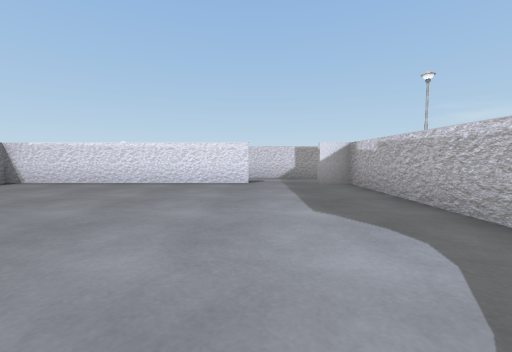
view 1 (above)

23 first-person views from a walk through a Unity game level. The camera is 0.31 m above the floor, tilts 4° down and sees 90° across. The floor is counted in squares, 0.5 m on a side. Each view is taken from the middle of a square. On the plan, view 1 faces up. The plan holds only what a view shows up to about 9 squares ahead; the rest is blank. The player is left out.

view 2
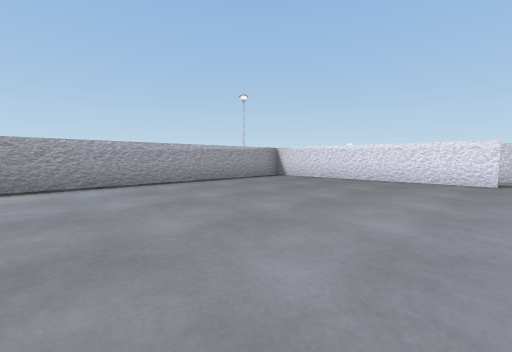

view 3
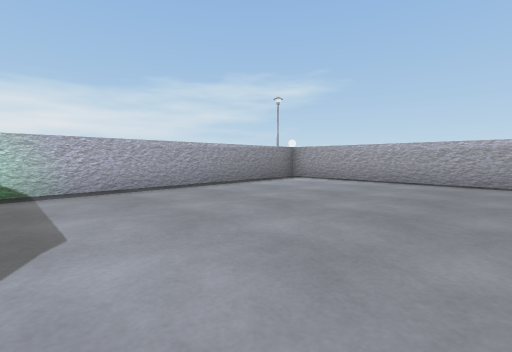

view 4
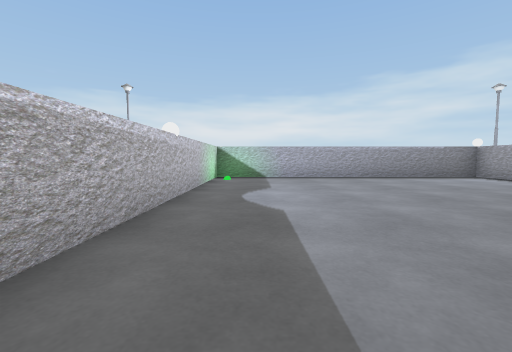

view 5
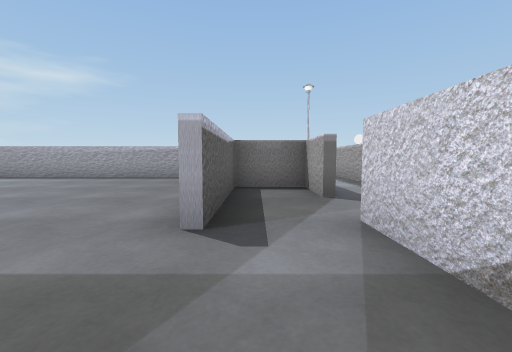

view 6
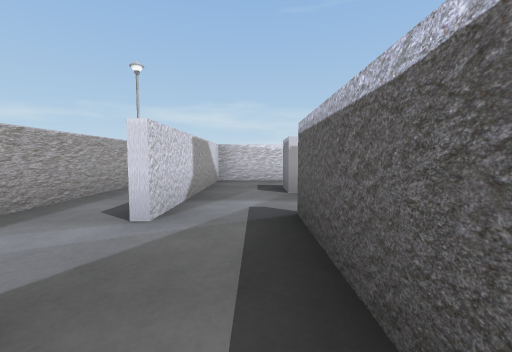

view 7
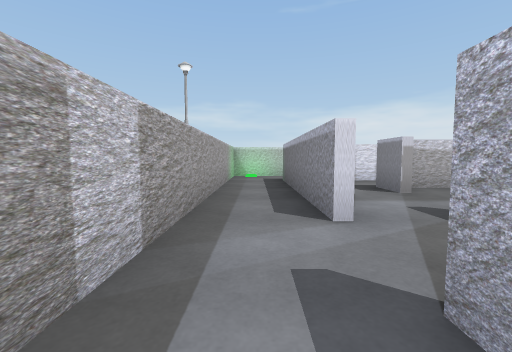

view 8
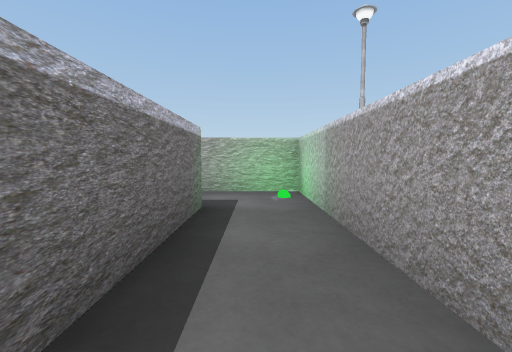

view 9
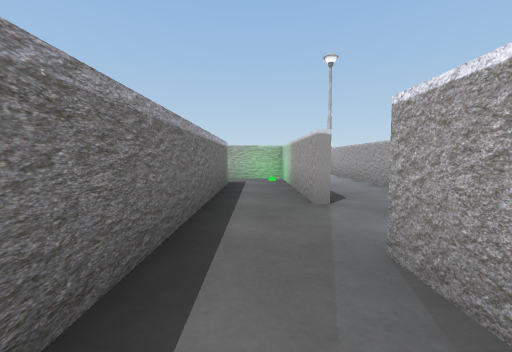

view 10
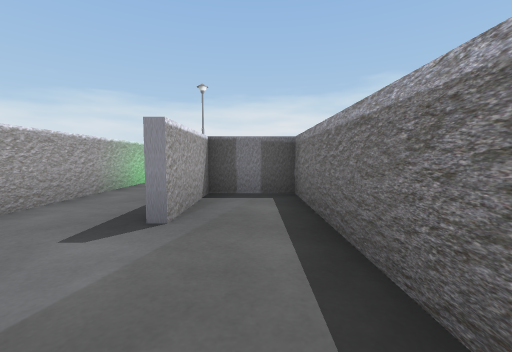

view 11
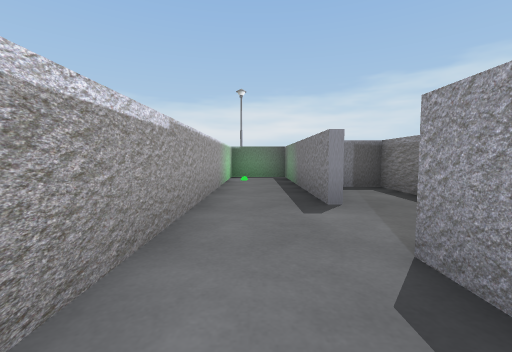

view 12
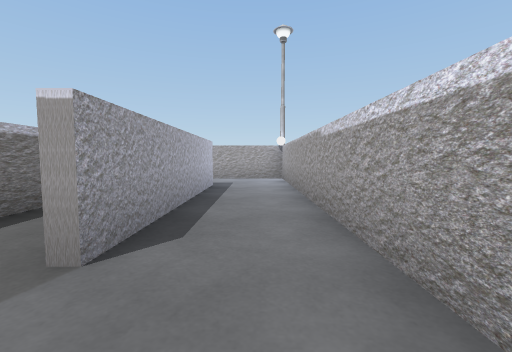

view 13
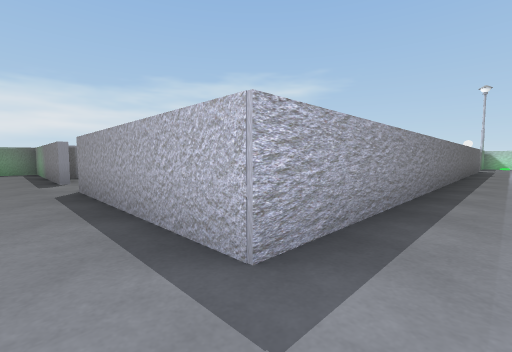

view 14
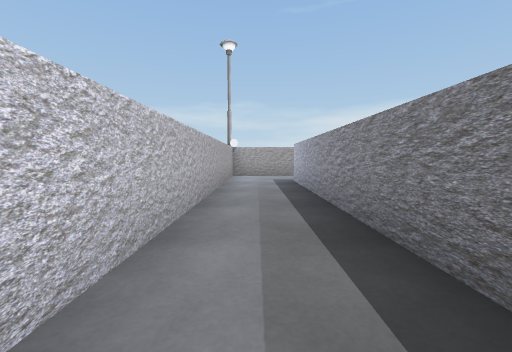

view 15
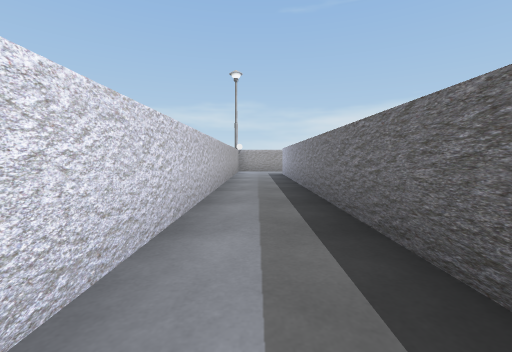

view 16
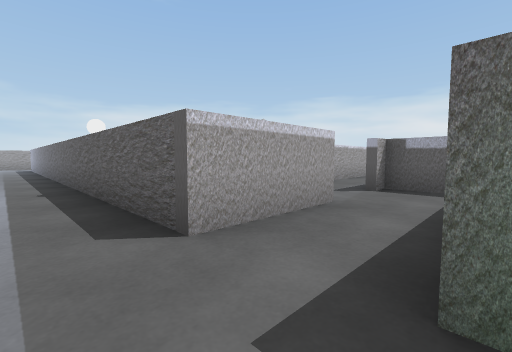

view 17
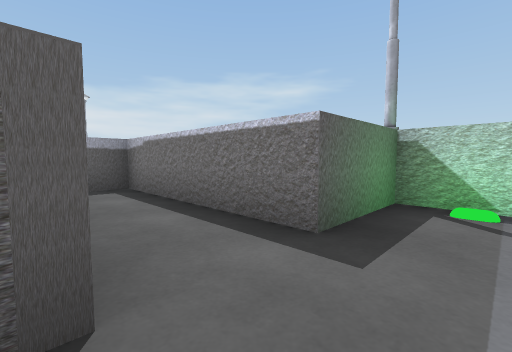

view 18
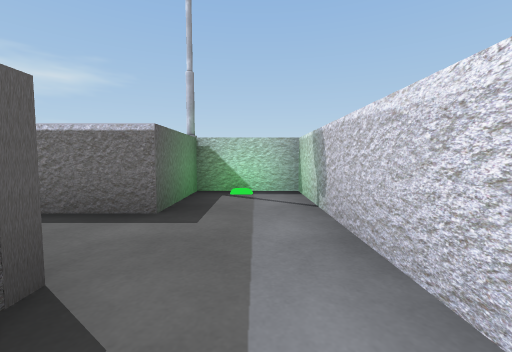

view 19
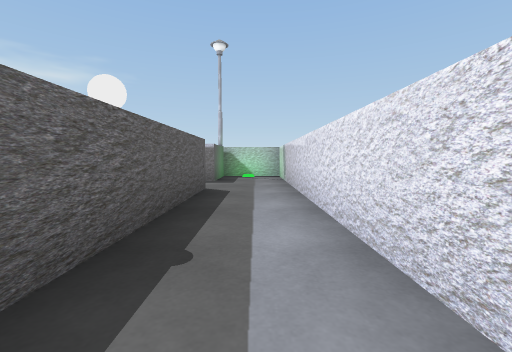

view 20
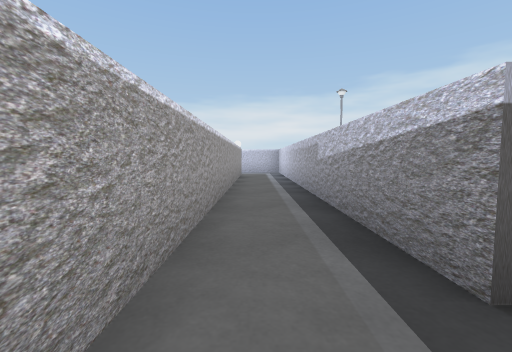

view 21
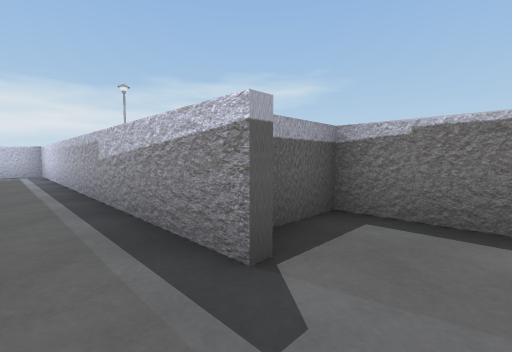

view 22
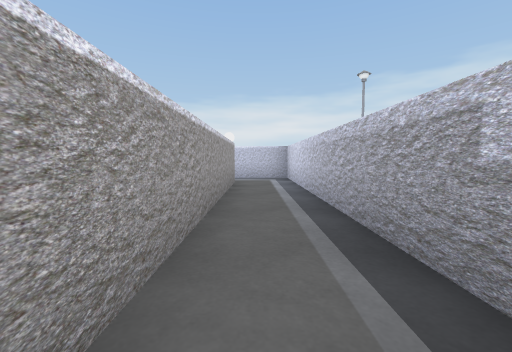

view 23
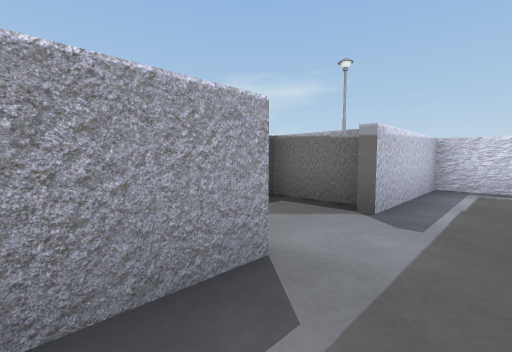

### Floor plan
Ten units are one square. View 1 is at (0, 0); x grows to the right and y downward. Boxes are objects, and circles mark ways between rooms. Rooms are numbered by the first view taken in them; rooms with no view inside come last. Other rooms are left out.
<svg viewBox="-123 -123 206 169">
<path fill="none" stroke="#000" d="M-1 -63 -62 -63 -62 24 23 24 23 -63M-20 -80 -35 -80 -35 -65 -1 -65M14 -80 -6 -80M41 -56 41 -80 14 -80M15 -65 25 -65M-6 -83 43 -83 43 -15 58 -15 58 -36M-46 -98 -69 -98M58 -54 58 -98 -24 -98M60 -36 60 15M-82 -100 60 -100 60 -54M78 10 78 -118 -86 -118M-82 -76 -82 -100M-86 -118 -118 -118 -118 -100 -98 -100 -98 -55 -82 -55 -82 -60M-80 -60 -80 41 -66 41M-65 25 -65 -65M-32 41 -19 41M-66 41 -49 41"/>
<circle cx="5" cy="-60" r="3" fill="#2a7"/>
<circle cx="20" cy="-70" r="3" fill="#2a7"/>
<circle cx="-15" cy="-80" r="3" fill="#2a7"/>
<circle cx="60" cy="-45" r="3" fill="#2a7"/>
<circle cx="-80" cy="-110" r="3" fill="#2a7"/>
<circle cx="-80" cy="-65" r="3" fill="#2a7"/>
<circle cx="-55" cy="30" r="3" fill="#2a7"/>
<text x="-20" y="-20">1</text>
<text x="-10" y="-70">2</text>
<text x="30" y="-10">3</text>
<text x="10" y="-90">4</text>
<text x="30" y="-110">5</text>
<text x="-90" y="-90">6</text>
<text x="-70" y="-30">7</text>
<text x="-40" y="30">8</text>
</svg>
Room 1 opens to room 2. Room 2 opens to room 3. Room 2 opens to room 4. Room 4 opens to room 5. Room 5 opens to room 6. Room 6 opens to room 7. Room 7 opens to room 8.

Where each view was taken, in squares from view 1:
view 1: 0 up, 0 right, facing up
view 2: 1 down, 0 right, facing up-left
view 3: 3 up, 1 right, facing down-left
view 4: 6 up, 1 right, facing down
view 5: 7 up, 2 right, facing left
view 6: 7 up, 3 left, facing right
view 7: 9 up, 3 left, facing right
view 8: 5 up, 5 right, facing up
view 9: 2 up, 5 right, facing up
view 10: 6 up, 5 right, facing down
view 11: 7 up, 7 right, facing down
view 12: 4 up, 7 right, facing up
view 13: 11 up, 7 right, facing down-left
view 14: 11 up, 1 left, facing right
view 15: 11 up, 4 left, facing right
view 16: 11 up, 10 left, facing down-right
view 17: 11 up, 8 left, facing down-left
view 18: 11 up, 7 left, facing left
view 19: 11 up, 3 left, facing left
view 20: 7 up, 7 left, facing down
view 21: 7 up, 7 left, facing down-left
view 22: 4 up, 7 left, facing down
view 23: 3 down, 2 left, facing down-left
